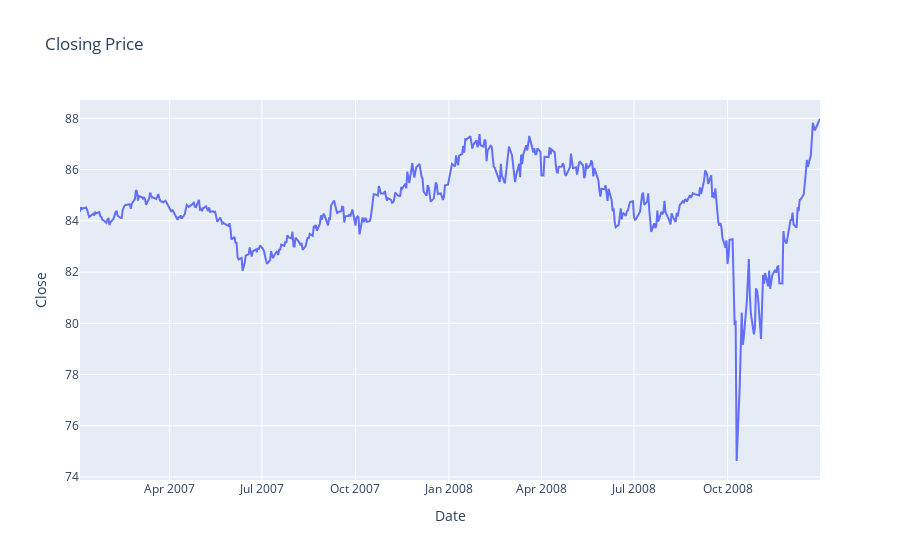

The cell this chart's notebook holds for it:
### Markdown cell above
It has a huge number of outlier as we can see from the skewness, so it is not normally distributed

### Code cell
fig = px.line(during, x="Date", y="Close",  
              title='Closing Price')
fig.show()

### Figure 1 — Plotly figure (JSON) as saved in the notebook; plotly's stock layout.template omitted (floating-point values rounded to 4 significant figures; data arrays with more than 128 entries replaced by an {"elided": "..."} marker saying what was removed)
{"data": [{"hovertemplate": "Date=%{x}<br>Close=%{y}<extra></extra>", "legendgroup": "", "line": {"color": "#636efa", "dash": "solid"}, "marker": {"symbol": "circle"}, "mode": "lines", "name": "", "orientation": "v", "showlegend": false, "type": "scatter", "x": {"elided": "504 str values"}, "xaxis": "x", "y": {"elided": "504 float values"}, "yaxis": "y"}], "layout": {"legend": {"tracegroupgap": 0}, "title": {"text": "Closing Price"}, "xaxis": {"anchor": "y", "domain": [0, 1], "title": {"text": "Date"}}, "yaxis": {"anchor": "x", "domain": [0, 1], "title": {"text": "Close"}}}}
